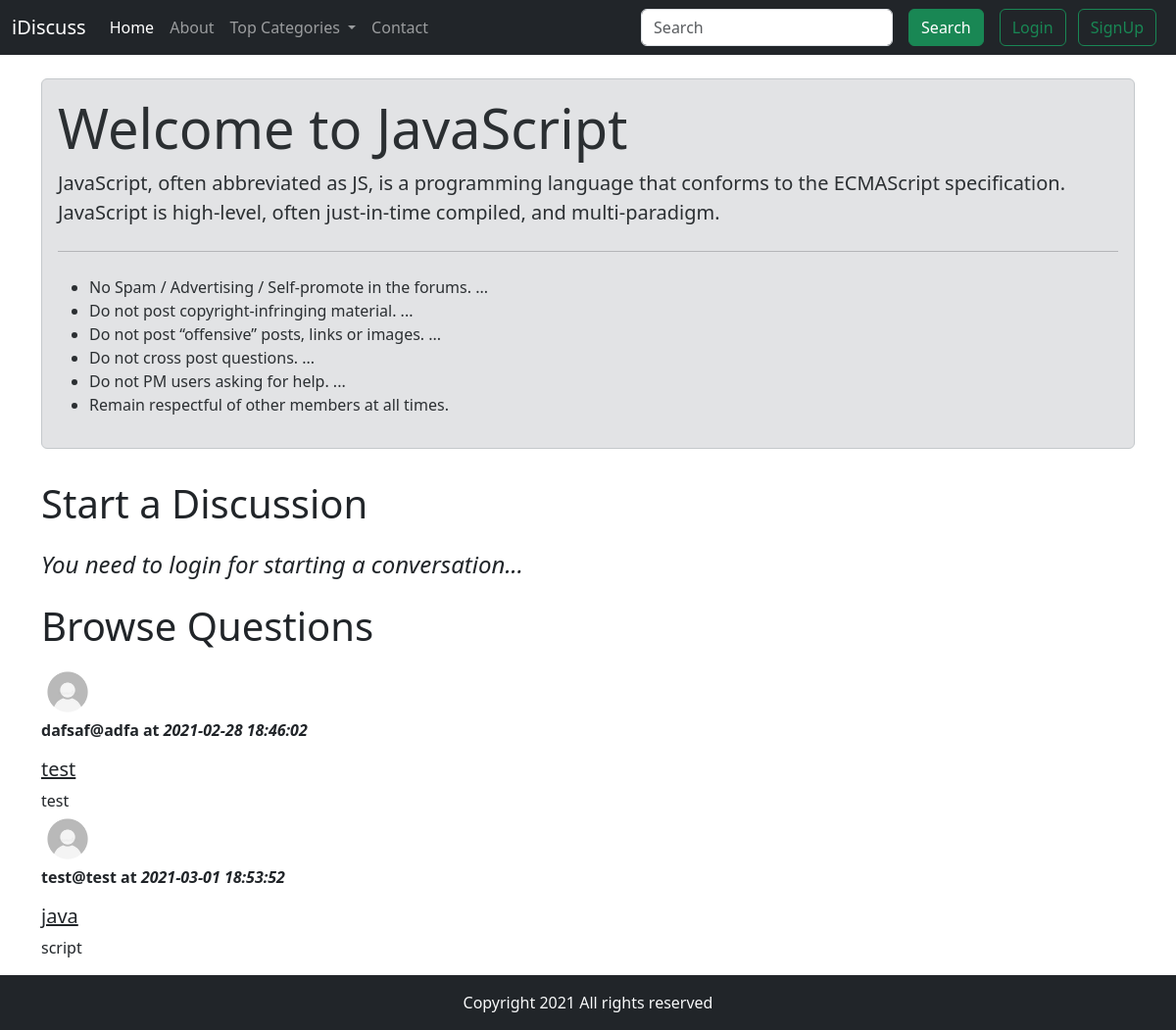
The app's page /threadlist.php?catid=2 with its own data.
### tables this page shows
CREATE TABLE `categories` (
  `category_id` int(8) NOT NULL,
  `category_name` varchar(255) NOT NULL,
  `category_description` varchar(255) NOT NULL,
  `created` datetime NOT NULL DEFAULT current_timestamp()
);

CREATE TABLE `threads` (
  `thread_id` int(8) NOT NULL,
  `thread_title` varchar(255) NOT NULL,
  `thread_desc` text NOT NULL,
  `thread_cat_id` int(8) NOT NULL,
  `thread_user_id` int(8) NOT NULL,
  `timestamp` datetime NOT NULL DEFAULT current_timestamp()
);

CREATE TABLE `users` (
  `user_sno` int(8) NOT NULL,
  `user_email` varchar(30) NOT NULL,
  `user_pass` varchar(255) NOT NULL,
  `user_time` datetime NOT NULL DEFAULT current_timestamp()
);

### threadlist.php (the view, shortened to what this page needs)
<!doctype html>
<html lang="en">
<head>
    <link rel="stylesheet" href="css/bootstrap.min.css">
</head>
<body>
    <?php include "partials/_dbconnect.php"; ?>
    <?php include "partials/_header.php"; ?>
    <?php
    $id = $_GET['catid'];
    $sql = "SELECT * FROM `categories` WHERE category_id=$id ";
    $result = mysqli_query($conn, $sql);
    while ($row = mysqli_fetch_assoc($result)) {
        $catname = $row['category_name'];
        $catdesc = $row['category_description'];
    }
    ?>
    <div class="container my-4 ">
        <div class="alert alert-secondary">
            <h1 class="display-4">Welcome to <?php echo $catname; ?></h1>
            <p class="lead"> <?php echo $catdesc; ?></p>
            <hr class="my-4">
            <p>
            <ul>
                <li> No Spam / Advertising / Self-promote in the forums. ...</li>
                <li> Do not post copyright-infringing material. ...</li>
                <li> Do not post “offensive” posts, links or images. ...</li>
                <li> Do not cross post questions. ...</li>
                <li> Do not PM users asking for help. ...</li>
                <li> Remain respectful of other members at all times.</li>
            </ul>
            </p>
        </div>
    </div>
    <div class="container">
        <h1 class="py-2">Start a Discussion</h1>
        <p>
        <h4><i> You need to login for starting a conversation... </i></h4>
        </p>
    </div>
    <div class="container my-3" id="#ques">
        <h1 class="py-2">Browse Questions</h1>
        <?php
        $id = $_GET['catid'];
        $sql = "SELECT * FROM `threads` WHERE thread_cat_id=$id ";
        $result = mysqli_query($conn, $sql);
        while ($row = mysqli_fetch_assoc($result)) {
            $id = $row['thread_id'];
            $threadtitle = $row['thread_title'];
            $threaddesc = $row['thread_desc'];
            $thread_time = $row['timestamp'];
            $thread_user_id = $row['thread_user_id'];
            $sql2 = "SELECT user_email FROM `users` WHERE user_sno = $thread_user_id ";
            $result2 = mysqli_query($conn, $sql2);
            $row2 = mysqli_fetch_assoc($result2);
        ?>
        <div class="media">
            <img src="img/userdefault.jpg" width="54px" class="mr-3" alt="Generic placeholder image">
            <div class="media-body">
                <p class="fw-bold"><?php echo $row2['user_email']; ?> at <?php echo "<i>" . $thread_time . "</i>"; ?>
                </p>
                <h5 class="mt-0"> <a href="thread.php?threadid=<?php echo $id; ?>" class="text-dark">
                        <?php echo $threadtitle; ?> </a>
                </h5>
                <?php echo $threaddesc; ?>
            </div>
        </div>
        <?php
        }
        ?>
    </div>
    <?php include "partials/_footer.php"; ?>
</body>
</html>

### records on screen
categories: category_name "JavaScript", category_description "JavaScript, often abbreviated as JS, is a programming language that conforms to the ECMAScript specification. JavaScript is high-level, often just-in-time compiled, and multi-paradigm."
threads: users.user_email "dafsaf@adfa", timestamp "2021-02-28 18:46:02", thread_title "test", thread_desc "test"
threads: users.user_email "test@test", timestamp "2021-03-01 18:53:52", thread_title "java", thread_desc "script"
